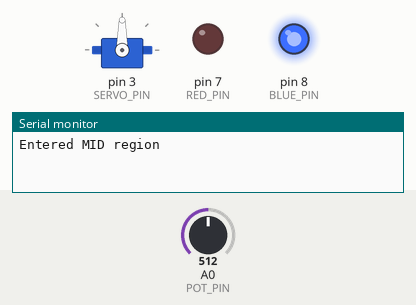
A sketch run on a simulated Arduino Uno, built with avr-gcc and run on an emulated ATmega328P. Parts: servo, output pins drawn as LEDs (lit = HIGH), the last lines printed to the serial monitor. The test bench sets the inputs (shaded band); at power-on: A0 (POT_PIN) = 512.

Above: at 1.2 s.
1.3 s: A0 (POT_PIN) set to 716
At 2.2 s:
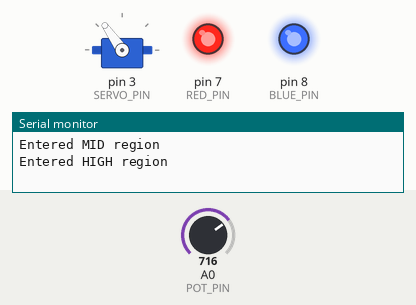
2.8 s: A0 (POT_PIN) set to 306
At 3.4 s:
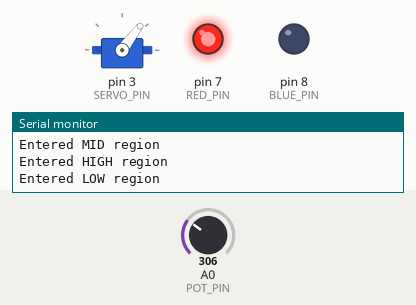
4.3 s: A0 (POT_PIN) set to 170
At 5.5 s:
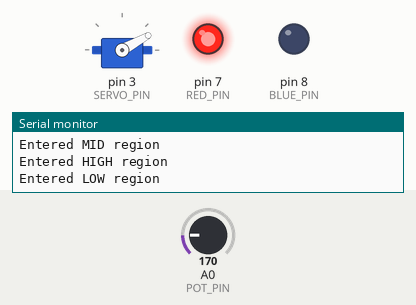
5.8 s: A0 (POT_PIN) set to 109
At 6.9 s:
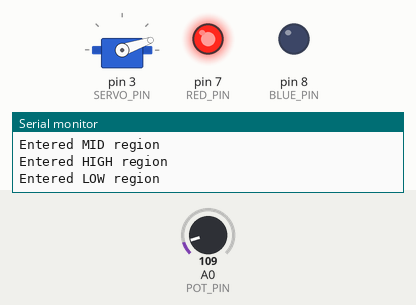
7.3 s: A0 (POT_PIN) set to 900
At 8.0 s:
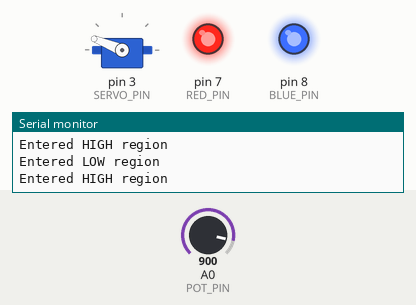
Timing chart, 0 to 9.8 s (numbered marks = the images above; inputs shaded):
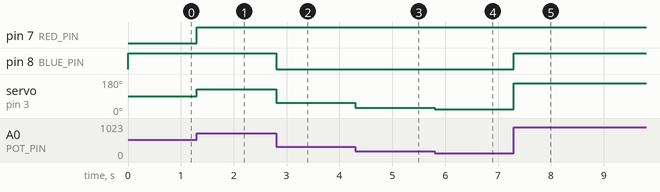

The sketch:

Task-1.ino
```cpp
#include <Servo.h>

const int POT_PIN = A0;
const int SERVO_PIN = 3;
const int RED_PIN = 7;
const int BLUE_PIN = 8;

Servo servo;

int oldAngle = -100;

enum class Region {
  none,
  low,
  mid,
  high
};
// start with invalid state so we can force an initial update of our LED states
Region currentRegion = Region::none;

Region getRegion(const int angle) {
  if(angle <= 59) {
    return Region::low;
  }
  if(angle <= 119) {
    return Region::mid;
  }
  if(angle <= 180) {
    return Region::high;
  }

  return Region::low;
}

bool nearlyEqual(const int A, const int B, const int D) {
  int value = abs(A - B);
  if(value < D) {
    return true;
  }

  return false;
}


void setup() {
  Serial.begin(9600);

  servo.attach(SERVO_PIN);

  pinMode(RED_PIN, OUTPUT);
  pinMode(BLUE_PIN, OUTPUT);
}

void loop() {
  const int potValue = analogRead(POT_PIN);
  const int angle = map(potValue, 0, 1023, 0, 180);

  // returning from super loop like this is avoided in real life as it halts everything
  if(nearlyEqual(angle, oldAngle, 2)) {
    return;
  }

  Region region = getRegion(angle);
  switch(region) {
    case Region::low:
    if(region != currentRegion) {
      digitalWrite(RED_PIN, HIGH);
      digitalWrite(BLUE_PIN, LOW);
      Serial.println("Entered LOW region");
      currentRegion = region;
    }
    break;
    case Region::mid:
    if(region != currentRegion) {
      digitalWrite(RED_PIN, LOW);
      digitalWrite(BLUE_PIN, HIGH);
      Serial.println("Entered MID region");
      currentRegion = region;
    }
    break;
    case Region::high:
    if(region != currentRegion) {
      digitalWrite(RED_PIN, HIGH);
      digitalWrite(BLUE_PIN, HIGH);
      Serial.println("Entered HIGH region");
      currentRegion = region;
    }
    break;
  }

  // rotate servo
  servo.write(angle);

  // update old angle
  oldAngle = angle;
}
```

Measured:
- after the input at 1.3 s, pin 7 (RED_PIN): LOW → HIGH at once; servo on pin 3 (SERVO_PIN): 90° → 125° at once
- after the input at 2.8 s, pin 8 (BLUE_PIN): HIGH → LOW at once; servo on pin 3 (SERVO_PIN): 125° → 53° at once
- after the input at 4.3 s, servo on pin 3 (SERVO_PIN): 53° → 29° at once
- after the input at 5.8 s, servo on pin 3 (SERVO_PIN): 29° → 19° at once
- after the input at 7.3 s, pin 8 (BLUE_PIN): LOW → HIGH at once; servo on pin 3 (SERVO_PIN): 19° → 158° at once
